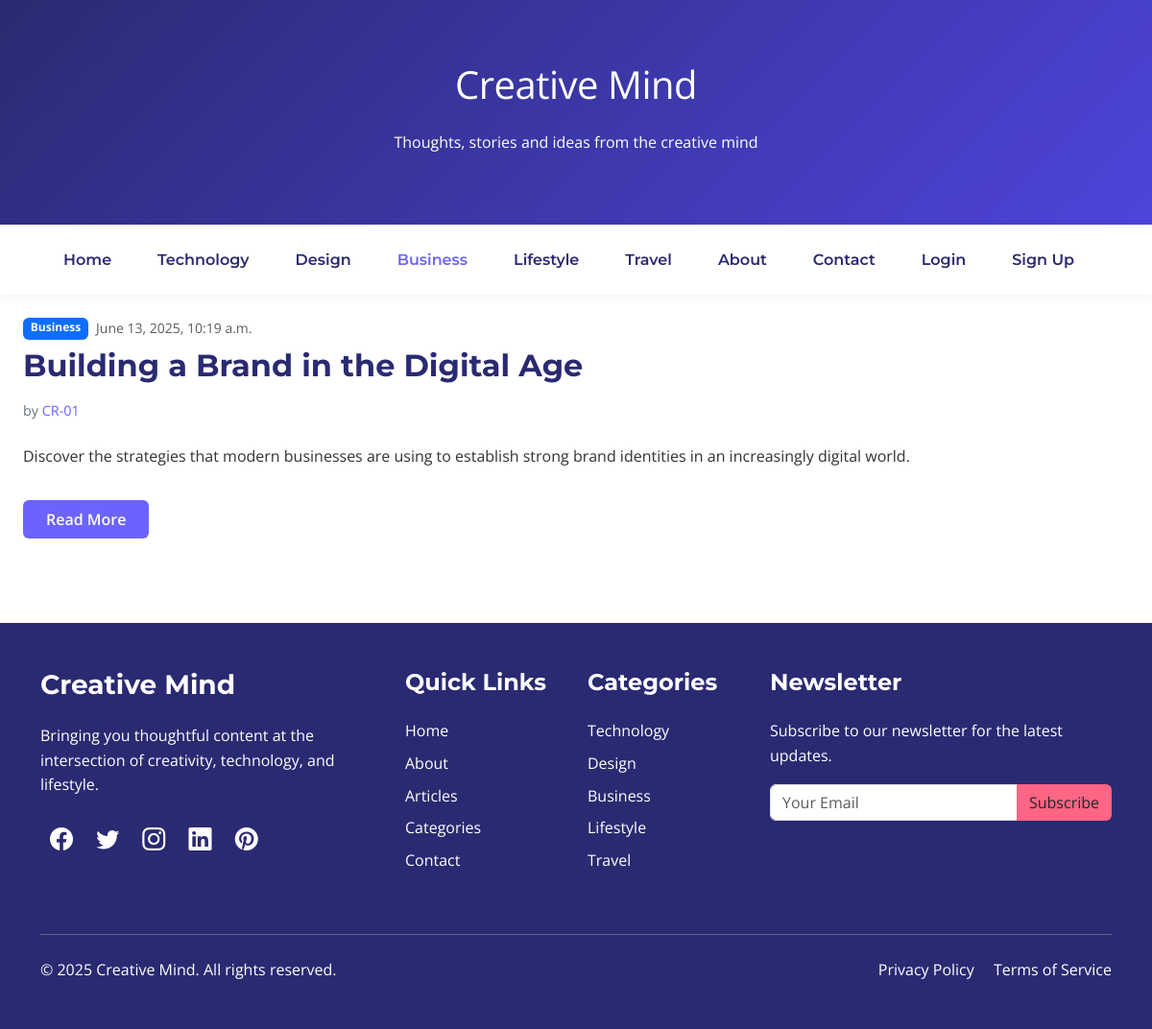
The app's page /business/ with its own data.
### blog/models.py (models this page shows, shortened)
class Post(models.Model):
    title = models.CharField(max_length=200)
    slug = models.SlugField(max_length=200, unique=True, blank=True)
    author = models.ForeignKey(User, on_delete=models.CASCADE)
    content = models.TextField()
    featured_image = models.ImageField(upload_to='posts/', blank=True, null=True)
    category = models.ForeignKey(Category, on_delete=models.SET_NULL, null=True)
    status = models.CharField(max_length=10, choices=[('draft', 'Draft'), ('published', 'Published')], default='draft')
    published_date = models.DateTimeField(auto_now=True)
    views = models.PositiveIntegerField(default=0)
    class Meta:
        ordering = ['-published_date']

class Category(models.Model):
    name = models.CharField(max_length=50, unique=True)
    slug = models.SlugField(max_length=100, unique=True)
    description = models.TextField(max_length=255, blank=True)
    class Meta:
        verbose_name_plural = "Categories"
    def __str__(self):
        return self.name

### blog/views.py (the view)
# urls.py: path("business/", BusinessListView.as_view(), name='business'),
class BusinessListView(CategoryPostListView):
    slug = 'business'

### blog/views.py (called while the page is built)
    def get_template_names(self):
        return [f'blog/{self.slug}.html']

    def get_queryset(self):
        return Post.objects.filter(slug=self.slug)

### blog/templates/blog/business.html
{% extends 'blog/base.html' %}
{% block content %}
{% for post in posts %}
<div class="col-md-6 fade-in" style="animation-delay: 0.1s; display: inline;">
    <div class="blog-post bg-white p-4 h-100">
        <div class="d-flex mb-2">
            <span class="badge bg-primary me-2">{{post.category}}</span>
            <small class="text-muted">{{post.published_date}}</small>
        </div>
        <h2 class="blog-post-title">{{post.title}}</h2>
        <p class="blog-post-meta">by <a href="#">{{post.author}}</a></p>
        <p>{{post.content}}</p>
        <a href="{% url 'post-detail' post.id %}" class="btn read-more-btn text-white mt-3">Read More</a>
    </div>
</div>
{% endfor %}
{% endblock content %}

### blog/static/blog/styles.css (style rules this page uses)
:root { --primary-color: #6c63ff; --secondary-color: #4d44db; --dark-color: #2a2a72; --light-color: #f8f9fa; --accent-color: #ff6584; }
body { font-family: 'Open Sans', sans-serif; color: #333; line-height: 1.6; }
h1, h2, h3, h4, h5, h6 { font-family: 'Montserrat', sans-serif; font-weight: 700; }
.blog-post { margin-bottom: 4rem; border-radius: 8px; overflow: hidden; transition: all 0.3s ease; }
.blog-post-title { font-size: 2rem; color: var(--dark-color); margin-bottom: 1rem; }
.blog-post-meta { color: #6c757d; font-size: 0.9rem; margin-bottom: 1.5rem; }
.blog-post-meta a { color: var(--primary-color); text-decoration: none; }
.read-more-btn { background-color: var(--primary-color); border: none; padding: 0.5rem 1.5rem; font-weight: 600; transition: all 0.3s ease; }
.fade-in { animation: fadeIn 0.6s ease forwards; }

### records on screen
Post: category "Business", published_date "June 13, 2025, 10:19 a.m.", title "Building a Brand in the Digital Age", author "CR-01", content "Discover the strategies that modern businesses are using to establish strong brand identities in an increasingly digital world."
